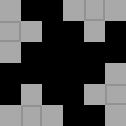

A 2D game scene composited from a Tiled map and its tileset images. What follows is a short description and the map's XML, with every tile layer's data as written:
An orthogonal 6x6 tile map with 21x21 px tiles, 4 tile layers (regions, input_Ground, inputnot_Ground, output_Edges).

<map version="1.0" orientation="orthogonal" renderorder="right-down" width="6" height="6" tilewidth="21" tileheight="21" nextobjectid="1">
 <tileset firstgid="1" name="gts" tilewidth="21" tileheight="21" tilecount="25" columns="5">
  <image source="../tilesets/gts.png" trans="5e81a2" width="105" height="105" />
 </tileset>
 <layer name="regions" width="6" height="6">
  <data encoding="csv">
24,0,0,24,24,24,
24,24,0,0,24,0,
24,0,0,0,0,0,
0,0,0,0,0,24,
0,24,0,0,24,24,
24,24,24,0,0,24
</data>
 </layer>
 <layer name="input_Ground" width="6" height="6">
  <data encoding="csv">
0,0,0,0,7,0,
7,0,0,0,0,0,
0,0,0,0,0,0,
0,0,0,0,0,0,
0,0,0,0,0,7,
0,7,0,0,0,0
</data>
 </layer>
 <layer name="inputnot_Ground" width="6" height="6">
  <data encoding="csv">
7,0,0,7,0,7,
0,7,0,0,7,0,
7,0,0,0,0,0,
0,0,0,0,0,7,
0,7,0,0,7,0,
7,0,7,0,0,7
</data>
 </layer>
 <layer name="output_Edges" width="6" height="6">
  <data encoding="csv">
0,0,0,0,16,0,
23,0,0,0,0,0,
0,0,0,0,0,0,
0,0,0,0,0,0,
0,0,0,0,0,21,
0,18,0,0,0,0
</data>
 </layer>
</map>
